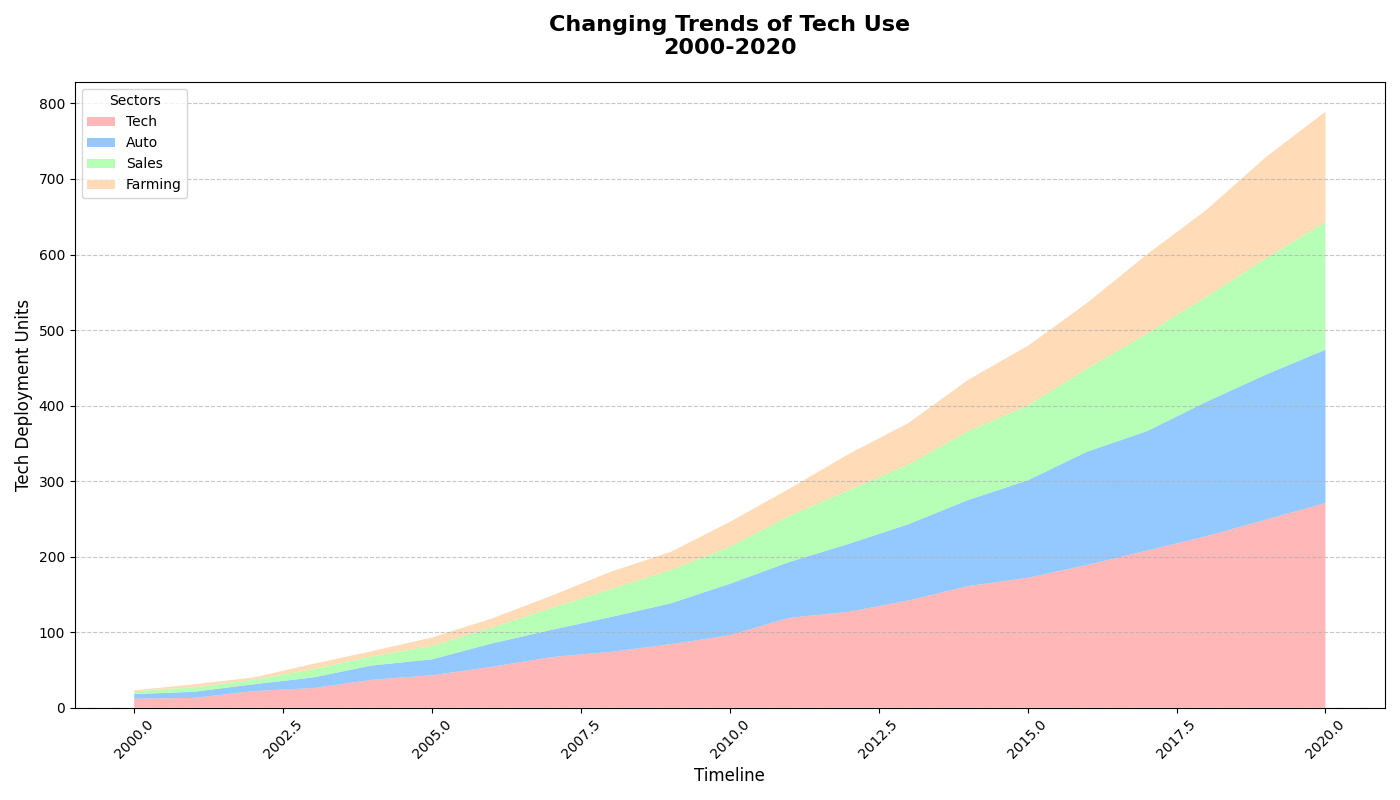

This figure's Python source:
import matplotlib.pyplot as plt
import numpy as np

years = np.arange(2000, 2021)

# Randomly altered the data within the original dimensional structure
manufacturing = np.array([12, 13, 22, 26, 37, 43, 54, 67, 74, 84, 96, 119, 127, 142, 161, 172, 189, 208, 227, 249, 271])
healthcare = np.array([6, 8, 9, 14, 19, 21, 31, 36, 46, 54, 68, 74, 90, 101, 114, 129, 150, 158, 178, 192, 203])
retail = np.array([4, 6, 6, 11, 12, 18, 21, 29, 37, 44, 49, 61, 71, 79, 91, 99, 110, 129, 139, 154, 169])
agriculture = np.array([1, 4, 3, 7, 7, 11, 12, 16, 23, 24, 33, 36, 48, 55, 68, 79, 87, 105, 115, 134, 146])

plt.figure(figsize=(14, 8))
plt.stackplot(years, manufacturing, healthcare, retail, agriculture,
              labels=['Tech', 'Auto', 'Sales', 'Farming'],
              colors=['#FF9999', '#66B3FF', '#99FF99', '#FFCC99'], alpha=0.7)

plt.title("Changing Trends of Tech Use\n2000-2020", fontsize=16, fontweight='bold', pad=20)
plt.xlabel("Timeline", fontsize=12)
plt.ylabel("Tech Deployment Units", fontsize=12)

plt.legend(loc='upper left', fontsize=10, title="Sectors")

plt.xticks(rotation=45)
plt.grid(axis='y', linestyle='--', alpha=0.7)

plt.tight_layout()
plt.show()
